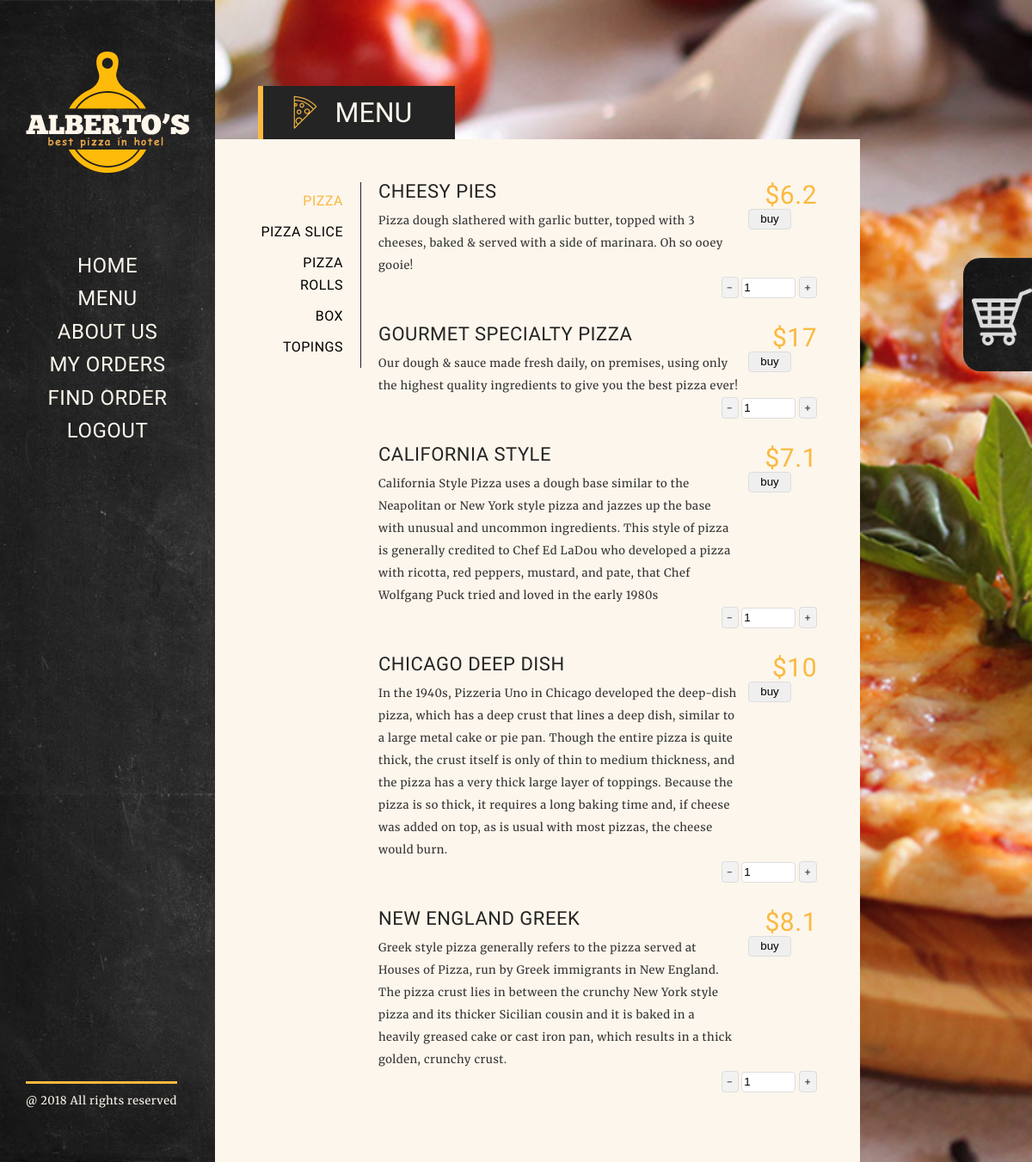
Page /menu.php on the committed database.
### tables this page shows
CREATE TABLE `category` (
  `id` int(11) NOT NULL,
  `title` varchar(128) NOT NULL
);

CREATE TABLE `goods` (
  `id` int(11) NOT NULL,
  `title` varchar(64) NOT NULL,
  `description` varchar(512) NOT NULL,
  `category_id` int(11) NOT NULL,
  `price` float NOT NULL
);

### src/Settings.php (called while the page is built, shortened)
<?php
abstract class Settings
{
    private $mysqli;
    function __construct()
    {
        $this->mysqli = $this->connect_db();
    }
    private function connect_db(){
        $a = new mysqli(mysql, 'root', 'secret', 'name_db');
        return $a;
    }
    public function myslqi(){
        return $this->mysqli;
    }
}

### src/function.php (called while the page is built, shortened)
<?php
$Product = new Product();
?>

### src/Product.php (called while the page is built, shortened)
<?php
class Product extends Settings
{
public function get_categories(){
    return $this->myslqi()->query('SELECT id,title FROM category ORDER BY id ASC')->fetch_all(MYSQLI_ASSOC);
}
public function get_products_by_category_id($category){
    return $this->myslqi()->query('SELECT goods.id,goods.title,goods.description,goods.price FROM goods WHERE goods.category_id='.(int)$category.' ORDER BY goods.id')->fetch_all(MYSQLI_ASSOC);
}
}

### src/menu.php (the view, shortened to what this page needs)
<?php
	include 'header.php';
?>
        <div class="container-wrapper">
            <div id="container">
                <div class="page-title-wrapper">
                    <div class="page-title-outher">
                        <div class="page-title-inner">
                            <span class="page-title-icon flaticon-pizza-slice"></span>
                            <h1 class="page-title">Menu</h1>
                        </div>
                    </div>
                </div>
                <div class="page-wrapper">
                    <div class="offer-menu-wrapper">
                        <ul id="filters" class="single-offer-category-filter option-set" data-option-key="filter">
                            <?php
                                $categories = $Product->get_categories();
                                $index=0;
                                foreach ($categories as $val) {
                                    echo '<li class="filter-cat"><a ';
                                    if($index===0){$index++;echo 'class="selected"';}
                                    echo '" href="#filter" data-option-value=".cat'.$val["id"].'">'.$val["title"].'</a>';
                                }
                            ?>
                        </ul>
                        <div class="offer-menu-items">
                                <?php
                                    $categories = $Product->get_categories();
                                    foreach ($categories as $value) {
                                        $value=$value['id'];
                                        echo '<div class="single-offer-category-item isotope-item cat'.$value.'">';
                                        $products = $Product->get_products_by_category_id($value);
                                        foreach ($products as $val) {
                                            echo '<div class="single-offer-item">
                                                    <div class="single-offer-details">
                                                        <div class="single-offer-title">'.$val['title'].'</div>
                                                        <div class="single-offer-content">
                                                            <p>'.$val['description'].'</p>
                                                        </div>
                                                    </div>
                                                    <div class="single-offer-price">$'.$val['price'].'</div>
                                                    <div class="number">
                                                        <span class="minus">-</span>
                                                        <input type="text" id ="qbp_'.$val['id'].'" value="1" size="5"/>
                                                        <span class="plus">+</span>
                                                     </div>
                                                    <input type="submit" value="buy" class="wpcf7-form-control wpcf7-submit" data_pid="'.$val['id'].'" id="add_to_cart" style="display: inline-block;width: 50px;">
                                                    <div class="clear"></div>
                                                  </div>';
                                        }
                                        echo '</div>';
                                    }
                                ?>
                        </div>
                    </div>
                </div>
            </div>
        </div>
    </div>
<?php
	include 'footer.php';
?>

### src/header.php (shortened to what this page needs)
<?php
require_once('function.php');
?>
<!DOCTYPE html>
<html lang="en-US">
<head>
    <link rel='stylesheet' href='rs-slider/css/settings.css' type='text/css' media='all' />
    <link rel='stylesheet' href='css/animsition.css' type='text/css' media='all' />
    <link rel='stylesheet' href='css/font-awesome.css' type='text/css' media='all' />
    <link rel='stylesheet' href='css/simple-line-icons.css' type='text/css' media='all' />
    <link rel='stylesheet' href='css/pe-icon-7-stroke.css' type='text/css' media='all' />
    <link rel='stylesheet' href='css/flaticon.css' type='text/css' media='all' />
    <link rel='stylesheet' href='css/owl.carousel.css' type='text/css' media='all' />
    <link rel='stylesheet' href='css/jquery.easy-pie-chart.css' type='text/css' media='all' />
    <link rel='stylesheet' href='css/owl.transitions.css' type='text/css' media='all' />
    <link rel='stylesheet' href='css/style.css' type='text/css' media='all' />
    <link rel='stylesheet' href='css/media.css' type='text/css' media='all' />
    <link rel='stylesheet' href='css/custom_script.css' type='text/css' media='all' />
</head>
<body class="home page-template page-template-template-home page-template-template-home-php page page-id-7">
    <div class="basket" id="baskett">
       <img id="bimg" src="images/basket.png" >
        </div>
    <div class="animsition global-wrapper">
        <div id="header" class="header-wrapper">
            <div class="logo">
                <a href="index.php" title="ALBERTOS - Pizza HTML Theme"><img class="logoImage" src="images/logo.png" alt="ALBERTOS - Pizza HTML Theme" /></a>
            </div>
            <div class="menu-wrapper">
                <div class="main-menu">
                    <div class="menu-main-nav-menu-container">
                        <ul id="menu-main-nav-menu" class="sf-menu">
                            <li class="menu-item"><a href="index.php">Home</a></li>
                            <li class="menu-item"><a href="menu.php">Menu</a></li>
                            <li class="menu-item"><a href="about.php">About us</a></li>
                            <li class="menu-item"><a href="my_orders.php">My orders</a></li>
                            <li class="menu-item"><a href="Find_order.php">Find order</a></li>
                            <li class="menu-item"><a href="logout.php">Logout</a></li>
                        </ul>
                    </div>
                </div>
            </div>
            <div class="footer">
                <div class="footer-content">
                    @ 2018 All rights reserved</div>
            </div>
        </div>

### src/footer.php (shortened to what this page needs)
</body>
</html>

### src/css/animsition.css (style rules this page uses)
.animsition, .animsition-overlay { position: relative; opacity: 0; -webkit-animation-fill-mode: both; -o-animation-fill-mode: both; animation-fill-mode: both; }
.fade-in { -webkit-animation-name: fade-in; -o-animation-name: fade-in; animation-name: fade-in; }

### rows in the picture
category: title "PIZZA"
category: title "PIZZA SLICE"
category: title "PIZZA ROLLS"
category: title "BOX"
category: title "TOPINGS"
goods: title "CHEESY PIES", description "Pizza dough slathered with garlic butter, topped with 3 cheeses, baked & served with a side of marinara. Oh so ooey gooie!", price "6.2", id "1"
goods: title "GOURMET SPECIALTY PIZZA", description "Our dough & sauce made fresh daily, on premises, using only the highest quality ingredients to give you the best pizza ever!", price "17"
goods: title "CALIFORNIA STYLE", description "California Style Pizza uses a dough base similar to the Neapolitan or New York style pizza and jazzes up the base with unusual and uncommon ingredients. This style of pizza is generally credited to Chef Ed LaDou who developed a pizza with ricotta, red peppers, mustard, and pate, that Chef Wolfgang Puck tried and loved in the early 1980s", price "7.1"
goods: title "CHICAGO DEEP DISH", description "In the 1940s, Pizzeria Uno in Chicago developed the deep-dish pizza, which has a deep crust that lines a deep dish, similar to a large metal cake or pie pan. Though the entire pizza is quite thick, the crust itself is only of thin to medium thickness, and the pizza has a very thick large layer of toppings. Because the pizza is so thick, it requires a long baking time and, if cheese was added on top, as is usual with most pizzas, the cheese would burn.", price "10"
goods: title "NEW ENGLAND GREEK", description "Greek style pizza generally refers to the pizza served at Houses of Pizza, run by Greek immigrants in New England. The pizza crust lies in between the crunchy New York style pizza and its thicker Sicilian cousin and it is baked in a heavily greased cake or cast iron pan, which results in a thick golden, crunchy crust.", price "8.1"
